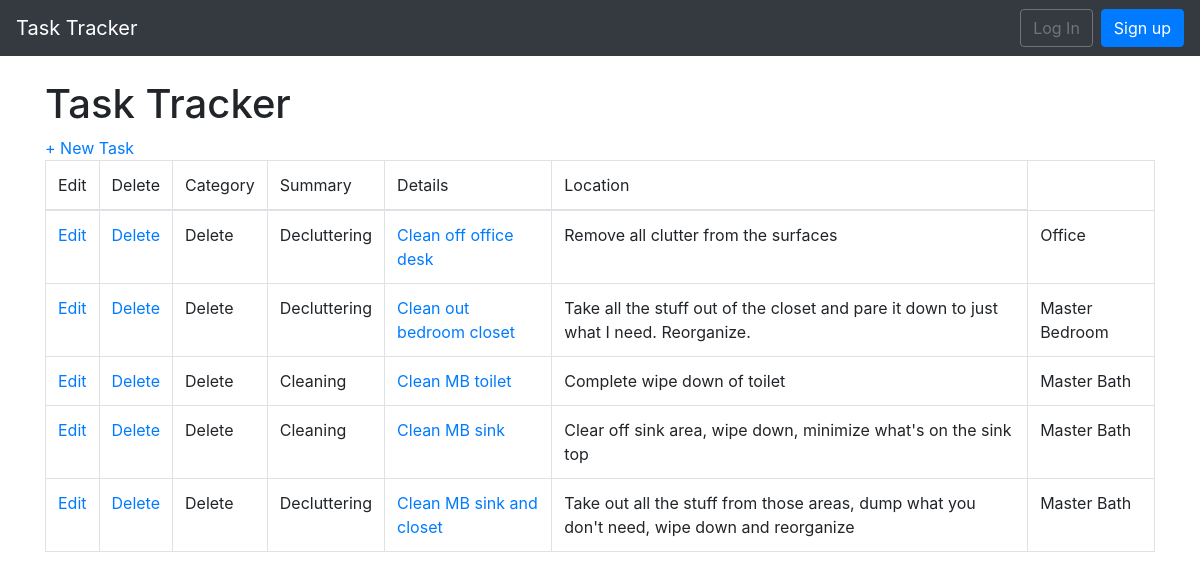
Before: / with the older database file.
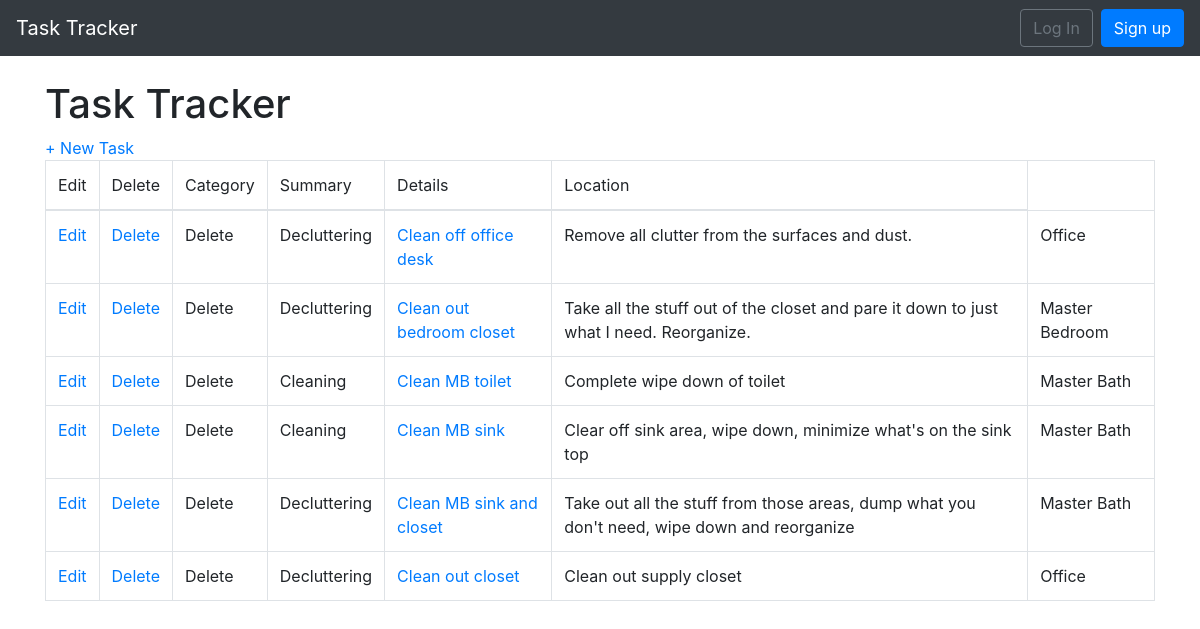
After: the same page with the newer database file.
### mainapp/models.py (models this page shows, shortened)
class Task(models.Model):
    summary = models.TextField()
    details = models.TextField()
    category = models.ForeignKey(Category,
                                 on_delete=models.SET_NULL,
                                 null=True)
    location = models.ForeignKey(Location,
                                 on_delete=models.SET_NULL,
                                 null=True)

class Category(models.Model):
    name = models.TextField()
    def __str__(self):
        return self.name[:25]

class Location(models.Model):
    name = models.TextField()
    def __str__(self):
        return self.name[:25]

### mainapp/views.py (the view)
# urls.py: path('', HomePageView.as_view(), name='index'),
class HomePageView(ListView):
    model = Task
    template_name = 'index.html'
    context_object_name = 'all_tasks_list'

### templates/index.html
{% extends 'base.html' %}
{% block content %}
    <h1>Task Tracker</h1>
    <a href="{% url 'task_new' %}">+ New Task</a>
    <table class="table table-bordered">
    <thead><tr>
        <td>Edit</td>
        <td>Delete</td>
        <td>Category</td>
        <td>Summary</td>
        <td>Details</td>
        <td>Location</td>
    </tr></thead>
    {% for task in all_tasks_list %}
        <tr>
        <td>
            <a href="{% url 'task_edit' task.pk %}">
            Edit
        </a>
        </td>
        <td>
            <a href="{% url 'task_delete' task.pk %}">
            Delete
        </a>
        </td>
        <td>Delete</td>
        <td>{{ task.category }}</td>
        <td>
            <a href="{% url 'task_detail' task.pk %}">
            {{ task.summary }}
            </a>
        </td>
        <td>{{ task.details }}</td>
        <td>{{ task.location }}</td>
        </tr>
    {% endfor %}
    </table>
{% endblock content %}

Changed rows visible on the page:
changed Task "Clean off office desk": details "Remove all clutter from the surfaces" → "Remove all clutter from the surfaces and dust."
added Task: category "Decluttering", summary "Clean out closet", details "Clean out supply closet", location "Office"
